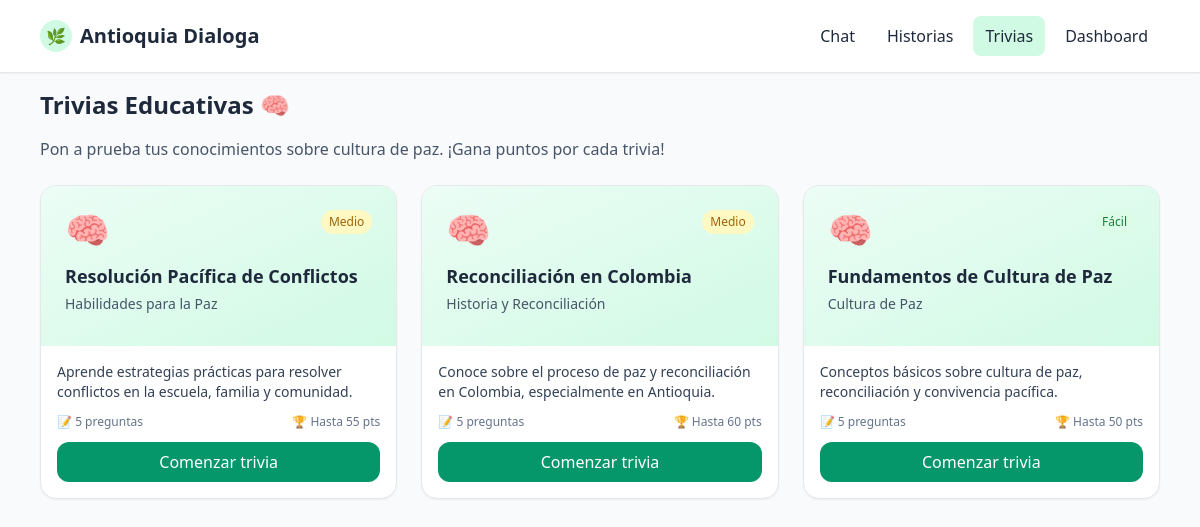
Page /trivias/ on the committed database.
### core/models.py (models this page shows, shortened)
class Quiz(models.Model):
    title = models.CharField(max_length=200)
    description = models.TextField()
    category = models.CharField(max_length=100, default='Cultura de Paz')
    difficulty = models.CharField(max_length=20, choices=[
        ('easy', 'Fácil'),
        ('medium', 'Medio'),
        ('hard', 'Difícil')
    ], default='medium')
    points_reward = models.IntegerField(default=50)  # Puntos por completar perfectamente
    is_active = models.BooleanField(default=True)
    created_at = models.DateTimeField(default=timezone.now)
    class Meta:
        ordering = ['-created_at']
        verbose_name_plural = 'Quizzes'
    def get_questions_count(self):
        return self.questions.count()

### core/views.py (the view)
# urls.py: path('trivias/', views.trivias, name='trivias'),
def trivias(request):
    profile = get_or_create_profile(request)
    quizzes = Quiz.objects.filter(is_active=True).prefetch_related('questions')
    user_attempts = {}
    if profile:
        attempts = QuizAttempt.objects.filter(user_profile=profile).order_by('-completed_at')
        for attempt in attempts:
            if attempt.quiz_id not in user_attempts:
                user_attempts[attempt.quiz_id] = attempt
    context = {
        'profile': profile,
        'quizzes': quizzes,
        'user_attempts': user_attempts,
    }
    return render(request, 'trivias.html', context)

### core/views.py (called while the page is built)
def get_or_create_profile(request):
    username = request.session.get('username')
    if not username:
        return None
    profile, created = UserProfile.objects.get_or_create(
        username=username,
        defaults={'session_key': request.session.session_key}
    )
    return profile

### templates/trivias.html (shortened to what this page needs)
{% extends 'base.html' %}
{% block content %}
<h2 class="text-2xl font-semibold mb-4">Trivias Educativas 🧠</h2>
<p class="text-slate-600 mb-6">Pon a prueba tus conocimientos sobre cultura de paz. ¡Gana puntos por cada trivia!</p>
<div class="grid md:grid-cols-2 lg:grid-cols-3 gap-6">
  {% for quiz in quizzes %}
  <article class="bg-white rounded-2xl shadow-sm overflow-hidden border hover:border-emerald-200 hover:shadow-md transition">
    <div class="bg-gradient-to-br from-emerald-50 to-emerald-100 p-6">
      <div class="flex items-start justify-between mb-3">
        <span class="text-4xl">🧠</span>
        <span class="px-2 py-1 rounded-full text-xs font-medium
          {% if quiz.difficulty == 'easy' %}bg-green-100 text-green-700
          {% elif quiz.difficulty == 'medium' %}bg-yellow-100 text-yellow-700
          {% else %}bg-red-100 text-red-700{% endif %}">
          {{ quiz.get_difficulty_display }}
        </span>
      </div>
      <h3 class="font-semibold text-lg mb-1">{{ quiz.title }}</h3>
      <p class="text-sm text-slate-600 mb-2">{{ quiz.category }}</p>
    </div>
    <div class="p-4">
      <p class="text-sm text-slate-700 mb-3">{{ quiz.description|truncatewords:15 }}</p>
      <div class="flex items-center justify-between text-xs text-slate-500 mb-3">
        <span>📝 {{ quiz.get_questions_count }} preguntas</span>
        <span>🏆 Hasta {{ quiz.points_reward }} pts</span>
      </div>
      <a href="{% url 'quiz_detail' quiz.id %}" class="block w-full text-center px-4 py-2 bg-emerald-600 text-white rounded-xl hover:bg-emerald-700 font-medium transition">
        Comenzar trivia
      </a>
    </div>
  </article>
  {% endfor %}
</div>
{% endblock %}

### templates/base.html (shortened to what this page needs)
<!doctype html>
<html lang="es">
<head>
  <script src="https://cdn.tailwindcss.com"></script>
  {% load static %}
  <link rel="stylesheet" href="{% static 'css/styles.css' %}">
</head>
<body class="bg-slate-50 text-slate-800">
  <header class="border-b bg-white shadow-sm">
    <div class="max-w-6xl mx-auto px-4 py-4 flex items-center justify-between">
      <a href="{% url 'desafios' %}" class="flex items-center gap-2 hover:opacity-80 transition-opacity cursor-pointer">
        <span class="inline-flex h-8 w-8 items-center justify-center rounded-full bg-emerald-100 text-emerald-700">🌿</span>
        <h1 class="text-xl font-semibold">Antioquia Dialoga</h1>
      </a>
      <nav class="flex items-center gap-2">
        <a href="{% url 'chat' %}" class="px-3 py-2 rounded-lg hover:bg-emerald-50 {% if request.path == '/chat/' %}bg-emerald-100{% endif %}">Chat</a>
        <a href="{% url 'historias' %}" class="px-3 py-2 rounded-lg hover:bg-emerald-50 {% if request.path == '/historias/' %}bg-emerald-100{% endif %}">Historias</a>
        <a href="{% url 'trivias' %}" class="px-3 py-2 rounded-lg hover:bg-emerald-50 {% if '/trivias' in request.path %}bg-emerald-100{% endif %}">Trivias</a>
        <a href="{% url 'desafios' %}" class="px-3 py-2 rounded-lg hover:bg-emerald-50 {% if request.path == '/' %}bg-emerald-100{% endif %}">Dashboard</a>
      </nav>
    </div>
  </header>
  <main class="max-w-6xl mx-auto p-4">
    {% block content %}{% endblock %}
  </main>
</body>
</html>

### static/css/styles.css (style rules this page uses)
body { scroll-behavior: smooth; }

### rows in the picture
Quiz: difficulty "Medio", title "Resolución Pacífica de Conflictos", category "Habilidades para la Paz", description "Aprende estrategias prácticas para resolver conflictos en la escuela, familia y comunidad.", get_questions_count "5", points_reward "55"
Quiz: difficulty "Medio", title "Reconciliación en Colombia", category "Historia y Reconciliación", description "Conoce sobre el proceso de paz y reconciliación en Colombia, especialmente en Antioquia.", get_questions_count "5", points_reward "60"
Quiz: difficulty "Fácil", title "Fundamentos de Cultura de Paz", category "Cultura de Paz", description "Conceptos básicos sobre cultura de paz, reconciliación y convivencia pacífica.", get_questions_count "5", points_reward "50"
